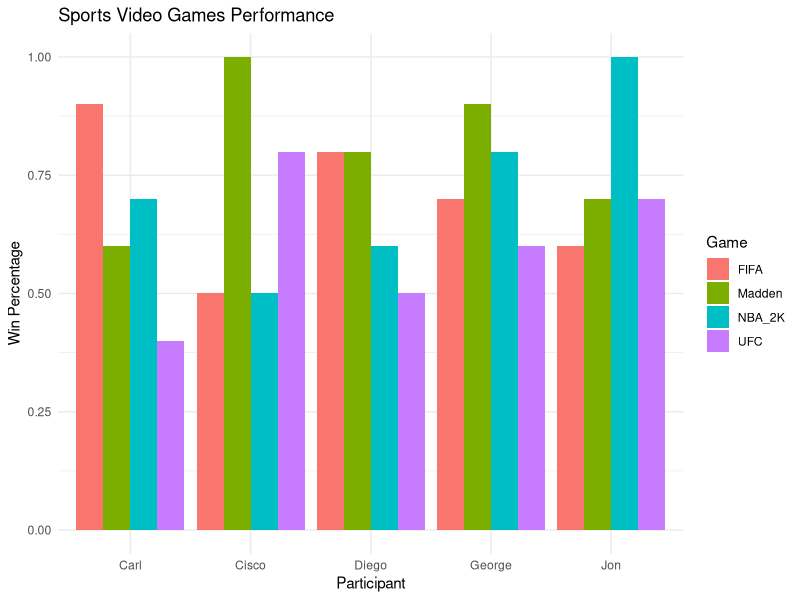

The R source for this figure:
## ---- chunk 1
knitr::opts_chunk$set(echo = TRUE)
library(tidyverse)

# Create the dataset
participants <- c("George", "Diego", "Jon", "Carl", "Cisco")
nba2k_wins <- c(8, 6, 10, 7, 5)
nba2k_losses <- c(2, 4, 0, 3, 5)
madden_wins <- c(9, 8, 7, 6, 10)
madden_losses <- c(1, 2, 3, 4, 0)
fifa_wins <- c(7, 8, 6, 9, 5)
fifa_losses <- c(3, 2, 4, 1, 5)
ufc_wins <- c(6, 5, 7, 4, 8)
ufc_losses <- c(4, 5, 3, 6, 2)

# Combine the data into a data frame
game_results <- data.frame(Participant = participants,
                           NBA_2K_Wins = nba2k_wins,
                           NBA_2K_Losses = nba2k_losses,
                           Madden_Wins = madden_wins,
                           Madden_Losses = madden_losses,
                           FIFA_Wins = fifa_wins,
                           FIFA_Losses = fifa_losses,
                           UFC_Wins = ufc_wins,
                           UFC_Losses = ufc_losses)

# Calculate win percentages for each game
game_results_summary <- game_results %>%
  mutate(NBA_2K_Percentage = NBA_2K_Wins / (NBA_2K_Wins + NBA_2K_Losses),
         Madden_Percentage = Madden_Wins / (Madden_Wins + Madden_Losses),
         FIFA_Percentage = FIFA_Wins / (FIFA_Wins + FIFA_Losses),
         UFC_Percentage = UFC_Wins / (UFC_Wins + UFC_Losses)) %>%
  select(-contains("_Wins"), -contains("_Losses"))

## ---- chunk 2
# Display the summary table
knitr::kable(game_results_summary, caption = "Summary of Sports Video Games Performance", align = "c")
## ---- chunk 3
# Reshape the dataset for visualization
game_results_long <- game_results_summary %>%
  pivot_longer(cols = contains("_Percentage"),
               names_to = "Game",
               values_to = "Win_Percentage") %>%
  mutate(Game = gsub("_Percentage", "", Game))

# Create a colorful conclusive visualization
ggplot(game_results_long, aes(x = Participant, y = Win_Percentage, fill = Game)) +
  geom_bar(stat = "identity", position = "dodge") +
  labs(title ="Sports Video Games Performance",
       x = "Participant",
       y = "Win Percentage",
       fill = "Game") +
  theme_minimal()


